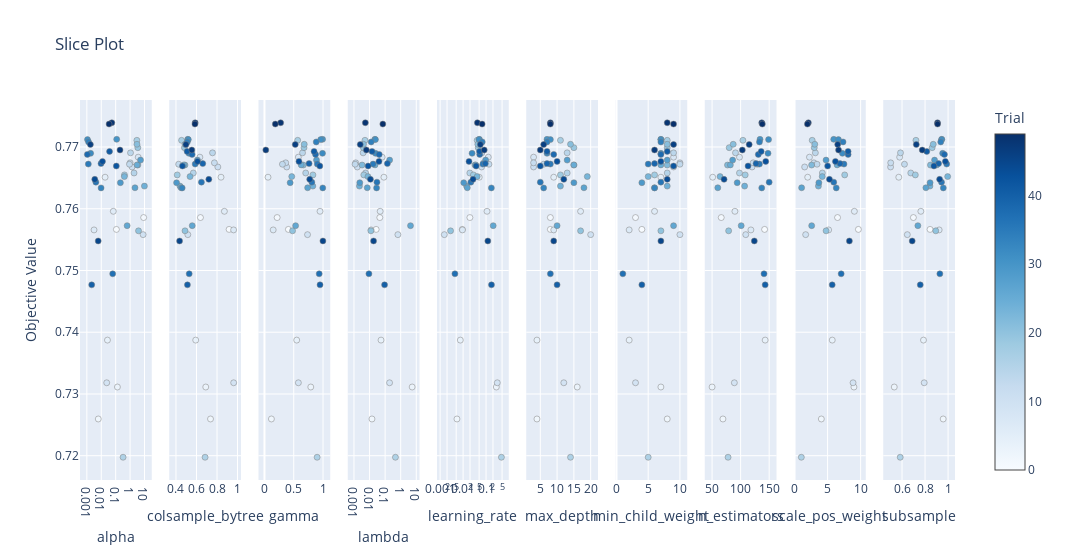

The code cell stored with this chart in its notebook:
### Code cell
# %%script skipped # Skipped due to resource optimization

optuna.visualization.plot_slice(clf_xgb_tuned_study, params=list(clf_xgb_tuned_best_params.keys()))
